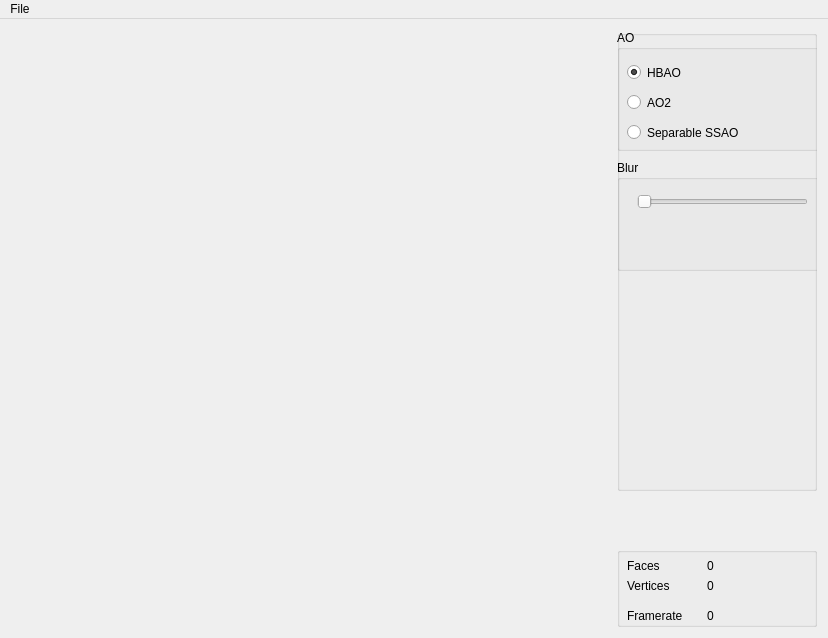
<?xml version="1.0" encoding="UTF-8"?>
<ui version="4.0">
 <class>MainWindow</class>
 <widget class="QMainWindow" name="MainWindow">
  <property name="geometry">
   <rect>
    <x>0</x>
    <y>0</y>
    <width>828</width>
    <height>638</height>
   </rect>
  </property>
  <property name="minimumSize">
   <size>
    <width>827</width>
    <height>618</height>
   </size>
  </property>
  <property name="baseSize">
   <size>
    <width>600</width>
    <height>600</height>
   </size>
  </property>
  <property name="windowTitle">
   <string>MainWindow</string>
  </property>
  <widget class="QWidget" name="Widget">
   <property name="minimumSize">
    <size>
     <width>827</width>
     <height>0</height>
    </size>
   </property>
   <property name="baseSize">
    <size>
     <width>600</width>
     <height>600</height>
    </size>
   </property>
   <layout class="QHBoxLayout" name="horizontalLayout">
    <item>
     <widget class="GLWidget" name="glwidget" native="true">
      <property name="minimumSize">
       <size>
        <width>600</width>
        <height>600</height>
       </size>
      </property>
      <property name="maximumSize">
       <size>
        <width>16777215</width>
        <height>16777215</height>
       </size>
      </property>
      <property name="baseSize">
       <size>
        <width>600</width>
        <height>600</height>
       </size>
      </property>
     </widget>
    </item>
    <item>
     <layout class="QVBoxLayout" name="Configuration">
      <item>
       <widget class="QGroupBox" name="TreeOptions">
        <property name="minimumSize">
         <size>
          <width>200</width>
          <height>0</height>
         </size>
        </property>
        <property name="maximumSize">
         <size>
          <width>200</width>
          <height>16777215</height>
         </size>
        </property>
        <property name="title">
         <string/>
        </property>
        <widget class="QGroupBox" name="groupBox_ao">
         <property name="geometry">
          <rect>
           <x>0</x>
           <y>0</y>
           <width>211</width>
           <height>121</height>
          </rect>
         </property>
         <property name="title">
          <string>AO</string>
         </property>
         <widget class="QRadioButton" name="radioButton_separable_ao">
          <property name="geometry">
           <rect>
            <x>10</x>
            <y>90</y>
            <width>151</width>
            <height>25</height>
           </rect>
          </property>
          <property name="text">
           <string>Separable SSAO</string>
          </property>
         </widget>
         <widget class="QRadioButton" name="radioButton_hbao">
          <property name="geometry">
           <rect>
            <x>10</x>
            <y>30</y>
            <width>113</width>
            <height>25</height>
           </rect>
          </property>
          <property name="text">
           <string>HBAO</string>
          </property>
          <property name="checked">
           <bool>true</bool>
          </property>
         </widget>
         <widget class="QRadioButton" name="radioButton_ao2">
          <property name="geometry">
           <rect>
            <x>10</x>
            <y>60</y>
            <width>113</width>
            <height>25</height>
           </rect>
          </property>
          <property name="text">
           <string>AO2</string>
          </property>
         </widget>
        </widget>
        <widget class="QGroupBox" name="groupBox">
         <property name="geometry">
          <rect>
           <x>0</x>
           <y>130</y>
           <width>211</width>
           <height>111</height>
          </rect>
         </property>
         <property name="title">
          <string>Blur</string>
         </property>
         <widget class="QSlider" name="horizontalSlider_blur">
          <property name="geometry">
           <rect>
            <x>20</x>
            <y>30</y>
            <width>171</width>
            <height>24</height>
           </rect>
          </property>
          <property name="minimum">
           <number>0</number>
          </property>
          <property name="maximum">
           <number>50</number>
          </property>
          <property name="value">
           <number>0</number>
          </property>
          <property name="orientation">
           <enum>Qt::Horizontal</enum>
          </property>
         </widget>
        </widget>
       </widget>
      </item>
      <item>
       <spacer name="Spacer">
        <property name="orientation">
         <enum>Qt::Vertical</enum>
        </property>
        <property name="sizeType">
         <enum>QSizePolicy::Maximum</enum>
        </property>
        <property name="sizeHint" stdset="0">
         <size>
          <width>50</width>
          <height>50</height>
         </size>
        </property>
       </spacer>
      </item>
      <item>
       <widget class="QGroupBox" name="RenderOptions">
        <property name="sizePolicy">
         <sizepolicy hsizetype="Minimum" vsizetype="Minimum">
          <horstretch>0</horstretch>
          <verstretch>0</verstretch>
         </sizepolicy>
        </property>
        <property name="maximumSize">
         <size>
          <width>200</width>
          <height>80</height>
         </size>
        </property>
        <property name="baseSize">
         <size>
          <width>0</width>
          <height>100</height>
         </size>
        </property>
        <property name="title">
         <string/>
        </property>
        <widget class="QLabel" name="Label_NumFaces">
         <property name="geometry">
          <rect>
           <x>90</x>
           <y>10</y>
           <width>91</width>
           <height>17</height>
          </rect>
         </property>
         <property name="text">
          <string>0</string>
         </property>
        </widget>
        <widget class="QLabel" name="Label_Faces">
         <property name="geometry">
          <rect>
           <x>10</x>
           <y>10</y>
           <width>67</width>
           <height>17</height>
          </rect>
         </property>
         <property name="text">
          <string>Faces</string>
         </property>
        </widget>
        <widget class="QLabel" name="Label_Vertices">
         <property name="geometry">
          <rect>
           <x>10</x>
           <y>30</y>
           <width>67</width>
           <height>17</height>
          </rect>
         </property>
         <property name="text">
          <string>Vertices</string>
         </property>
        </widget>
        <widget class="QLabel" name="Label_NumVertices">
         <property name="geometry">
          <rect>
           <x>90</x>
           <y>30</y>
           <width>91</width>
           <height>17</height>
          </rect>
         </property>
         <property name="text">
          <string>0</string>
         </property>
        </widget>
        <widget class="QLabel" name="Label_Framerate">
         <property name="geometry">
          <rect>
           <x>10</x>
           <y>60</y>
           <width>71</width>
           <height>17</height>
          </rect>
         </property>
         <property name="text">
          <string>Framerate</string>
         </property>
        </widget>
        <widget class="QLabel" name="Label_NumFramerate">
         <property name="geometry">
          <rect>
           <x>90</x>
           <y>60</y>
           <width>91</width>
           <height>17</height>
          </rect>
         </property>
         <property name="text">
          <string>0</string>
         </property>
        </widget>
       </widget>
      </item>
     </layout>
    </item>
   </layout>
  </widget>
  <widget class="QMenuBar" name="menuBar">
   <property name="geometry">
    <rect>
     <x>0</x>
     <y>0</y>
     <width>828</width>
     <height>29</height>
    </rect>
   </property>
   <widget class="QMenu" name="menuFile">
    <property name="title">
     <string>File</string>
    </property>
    <addaction name="actionQuit"/>
    <addaction name="actionLoad"/>
    <addaction name="actionLoad_Specular"/>
    <addaction name="actionLoad_Diffuse"/>
   </widget>
   <addaction name="menuFile"/>
  </widget>
  <action name="actionQuit">
   <property name="text">
    <string>Quit</string>
   </property>
  </action>
  <action name="actionLoad">
   <property name="text">
    <string>Load</string>
   </property>
  </action>
  <action name="actionLoad_Specular">
   <property name="text">
    <string>Load Specular</string>
   </property>
  </action>
  <action name="actionLoad_Diffuse">
   <property name="text">
    <string>Load Diffuse</string>
   </property>
  </action>
 </widget>
 <layoutdefault spacing="6" margin="11"/>
 <customwidgets>
  <customwidget>
   <class>GLWidget</class>
   <extends>QWidget</extends>
   <header>glwidget.h</header>
   <container>1</container>
   <slots>
    <signal>SetFaces(QString)</signal>
    <signal>SetVertices(QString)</signal>
    <signal>SetFramerate(QString)</signal>
    <slot>set_hbao(bool)</slot>
    <slot>set_ao2(bool)</slot>
    <slot>set_separable_ao(bool)</slot>
    <slot>set_blur(int)</slot>
   </slots>
  </customwidget>
 </customwidgets>
 <tabstops>
  <tabstop>radioButton_hbao</tabstop>
  <tabstop>radioButton_ao2</tabstop>
  <tabstop>radioButton_separable_ao</tabstop>
  <tabstop>horizontalSlider_blur</tabstop>
 </tabstops>
 <resources/>
 <connections>
  <connection>
   <sender>glwidget</sender>
   <signal>SetFaces(QString)</signal>
   <receiver>Label_NumFaces</receiver>
   <slot>setText(QString)</slot>
   <hints>
    <hint type="sourcelabel">
     <x>569</x>
     <y>566</y>
    </hint>
    <hint type="destinationlabel">
     <x>793</x>
     <y>577</y>
    </hint>
   </hints>
  </connection>
  <connection>
   <sender>glwidget</sender>
   <signal>SetVertices(QString)</signal>
   <receiver>Label_NumVertices</receiver>
   <slot>setText(QString)</slot>
   <hints>
    <hint type="sourcelabel">
     <x>593</x>
     <y>587</y>
    </hint>
    <hint type="destinationlabel">
     <x>793</x>
     <y>597</y>
    </hint>
   </hints>
  </connection>
  <connection>
   <sender>glwidget</sender>
   <signal>SetFramerate(QString)</signal>
   <receiver>Label_NumFramerate</receiver>
   <slot>setText(QString)</slot>
   <hints>
    <hint type="sourcelabel">
     <x>605</x>
     <y>634</y>
    </hint>
    <hint type="destinationlabel">
     <x>760</x>
     <y>617</y>
    </hint>
   </hints>
  </connection>
  <connection>
   <sender>radioButton_hbao</sender>
   <signal>toggled(bool)</signal>
   <receiver>glwidget</receiver>
   <slot>set_hbao(bool)</slot>
   <hints>
    <hint type="sourcelabel">
     <x>657</x>
     <y>79</y>
    </hint>
    <hint type="destinationlabel">
     <x>503</x>
     <y>135</y>
    </hint>
   </hints>
  </connection>
  <connection>
   <sender>radioButton_separable_ao</sender>
   <signal>toggled(bool)</signal>
   <receiver>glwidget</receiver>
   <slot>set_separable_ao(bool)</slot>
   <hints>
    <hint type="sourcelabel">
     <x>689</x>
     <y>138</y>
    </hint>
    <hint type="destinationlabel">
     <x>566</x>
     <y>216</y>
    </hint>
   </hints>
  </connection>
  <connection>
   <sender>horizontalSlider_blur</sender>
   <signal>valueChanged(int)</signal>
   <receiver>glwidget</receiver>
   <slot>set_blur(int)</slot>
   <hints>
    <hint type="sourcelabel">
     <x>689</x>
     <y>208</y>
    </hint>
    <hint type="destinationlabel">
     <x>569</x>
     <y>291</y>
    </hint>
   </hints>
  </connection>
  <connection>
   <sender>radioButton_ao2</sender>
   <signal>toggled(bool)</signal>
   <receiver>glwidget</receiver>
   <slot>set_ao2(bool)</slot>
   <hints>
    <hint type="sourcelabel">
     <x>697</x>
     <y>111</y>
    </hint>
    <hint type="destinationlabel">
     <x>498</x>
     <y>113</y>
    </hint>
   </hints>
  </connection>
 </connections>
 <slots>
  <signal>updated_plane(double,double,double,double,bool)</signal>
  <slot>toggle_transfer_function_dialog()</slot>
 </slots>
</ui>
